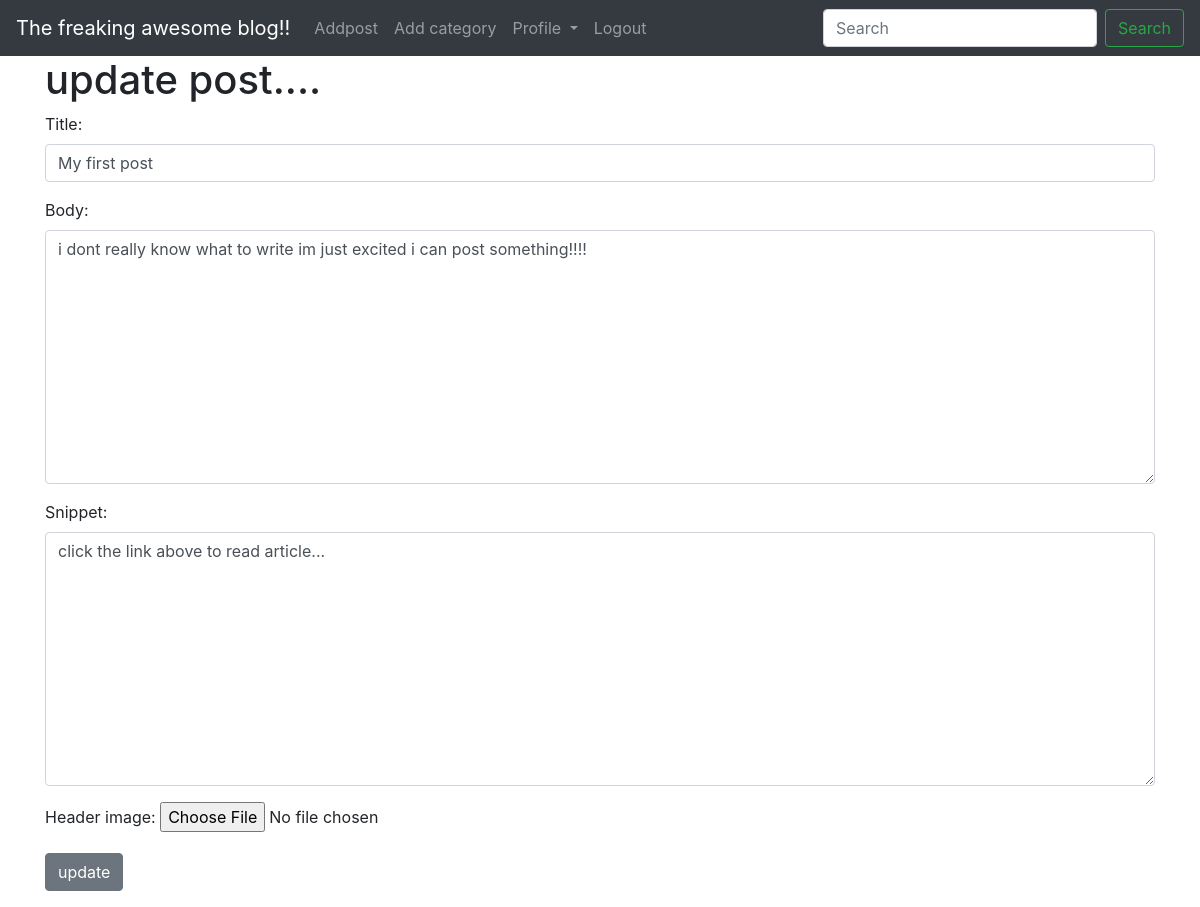
The app's page /update/3/ (signed in) with its own data.
### theblog/models.py (models this page shows, shortened)
class Post(models.Model):
    title = models.CharField(max_length=255)
    header_image= models.ImageField(null= True, blank= True, upload_to='images/')
    author = models.ForeignKey(User, on_delete=models.CASCADE)
    body = models.TextField()
    post_date = models.DateField(auto_now_add=True)
    category = models.CharField(max_length=255, default='coding')
    snippet=  models.CharField(max_length=255)
    likes = models.ManyToManyField(User, related_name='like_post')

### theblog/views.py (the view)
# urls.py: path('update/<int:pk>/', update.as_view(), name='update'),
class update(UpdateView):
    model = Post
    template_name = 'update.html'
    form_class=editpost

### theblog/forms.py
class editpost(forms.ModelForm):
    class Meta:
        model = Post
        fields = ('title', 'body', 'snippet', 'header_image')
        widgets = {
            'title': forms.TextInput(attrs={'class':'form-control'}),
            'snippet': forms.Textarea(attrs={'class':'form-control'}),
            'body': forms.Textarea(attrs={'class':'form-control'}),
        }

### theblog/templates/update.html
{% extends 'base.html' %}
{% block content %}
{% if user.is_authenticated %}
    {% if user.id == post.author.id %}
    <h1>update post....</h1>
    <div class="form-group">
        <form method="POST" enctype="multipart/form-data" class="card-img">{% csrf_token %}
            {{form.as_p}}
            <button class="btn btn-secondary">update</button>
        </form>
    </div>
    {% else %}
    You cannot view this page, login <a href="{% url 'login'  %}">here</a> to access the page
    {% endif %}
    {% else %}
    You cannot view this page, login <a href="{% url 'login'  %}">here</a> to access the page
{% endif %}
{% endblock %}

### records on screen
Post: title "My first post", body "i dont really know what to write im just excited i can post something!!!!", snippet "click the link above to read article..."
